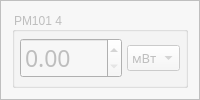
                <widget class="QFrame" name="frame_16">
                 <property name="styleSheet">
                  <string notr="true">background-color: rgb(247, 247, 247);</string>
                 </property>
                 <property name="frameShape">
                  <enum>QFrame::StyledPanel</enum>
                 </property>
                 <property name="frameShadow">
                  <enum>QFrame::Plain</enum>
                 </property>
                 <layout class="QGridLayout" name="gridLayout_26">
                  <item row="0" column="0">
                   <widget class="QGroupBox" name="groupBox_15">
                    <property name="enabled">
                     <bool>false</bool>
                    </property>
                    <property name="autoFillBackground">
                     <bool>false</bool>
                    </property>
                    <property name="title">
                     <string>PM101 4</string>
                    </property>
                    <property name="flat">
                     <bool>true</bool>
                    </property>
                    <layout class="QGridLayout" name="gridLayout_37" columnstretch="5,2">
                     <property name="leftMargin">
                      <number>5</number>
                     </property>
                     <property name="topMargin">
                      <number>5</number>
                     </property>
                     <property name="rightMargin">
                      <number>5</number>
                     </property>
                     <property name="bottomMargin">
                      <number>5</number>
                     </property>
                     <property name="spacing">
                      <number>5</number>
                     </property>
                     <item row="0" column="0">
                      <widget class="QDoubleSpinBox" name="pm101_4_pm_spin">
                       <property name="font">
                        <font>
                         <family>Lucida Sans</family>
                         <pointsize>17</pointsize>
                        </font>
                       </property>
                      </widget>
                     </item>
                     <item row="0" column="1">
                      <widget class="QComboBox" name="pm101_4_unit_combo">
                       <property name="font">
                        <font>
                         <family>Lucida Sans</family>
                         <pointsize>10</pointsize>
                        </font>
                       </property>
                       <item>
                        <property name="text">
                         <string>мВт</string>
                        </property>
                       </item>
                      </widget>
                     </item>
                    </layout>
                   </widget>
                  </item>
                 </layout>
                </widget>
